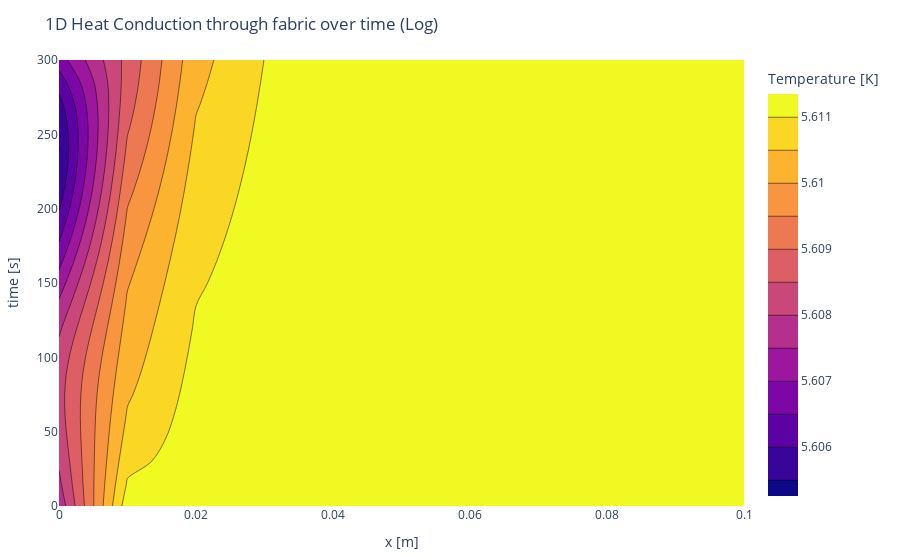

Here is the notebook cell this chart was saved with:
### Code cell
PlotlyJS.plot(PlotlyJS.contour(x=x, y=time_val, z=log.(T_f'),     colorbar=attr(
    title="Temperature [K]", # title here
)), 
Layout(;title="1D Heat Conduction through fabric over time (Log)", xaxis_title="x [m]", yaxis_title="time [s]"),
config=PlotConfig(scrollZoom=false))

### Figure 1 — Plotly figure (JSON) as saved in the notebook; plotly's stock layout.template omitted (floating-point values rounded to 4 significant figures; data arrays with more than 128 entries replaced by an {"elided": "..."} marker saying what was removed)
{"data": [{"colorbar": {"title": "Temperature [K]"}, "transpose": true, "type": "contour", "x": [0, 0.01, 0.02, 0.03, 0.04, 0.05, 0.06, 0.07, 0.08, 0.09, 0.1], "y": [0, 15, 30, 45, 60, 75, 90, 105, 120, 135, 150, 165, 180, 195, 210, 225, 240, 255, 270, 285, 300], "z": {"elided": "11x21 float values"}}], "layout": {"margin": {"b": 50, "l": 50, "r": 50, "t": 60}, "title": "1D Heat Conduction through fabric over time (Log)", "xaxis": {"title": {"text": "x [m]"}}, "yaxis": {"title": {"text": "time [s]"}}}}
